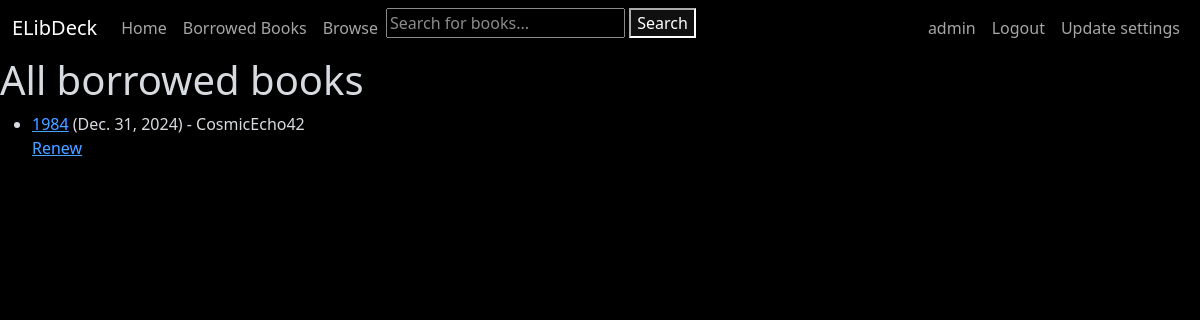
/librarian/borrowed (signed in), run on an earlier commit of the app's database.
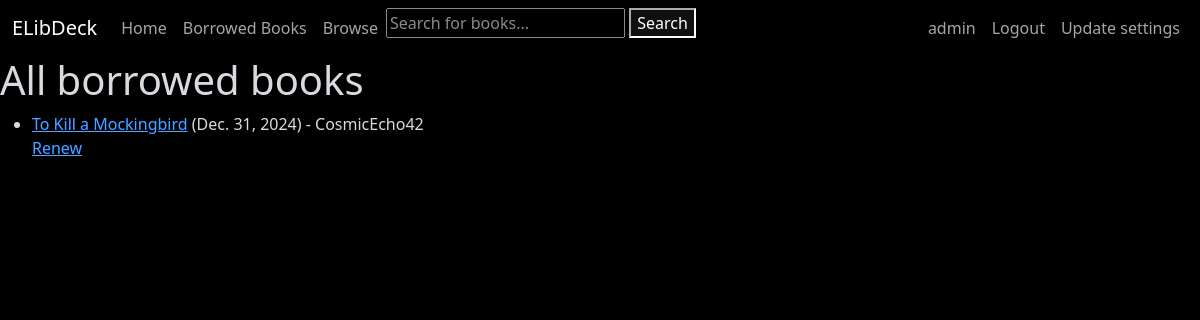
And on a later commit of the database.
### books_catalog/models.py (models this page shows, shortened)
class BookInstance(models.Model):
    id = models.UUIDField(primary_key=True, default=uuid.uuid4,
                          help_text="Unique ID for this particular book across whole library")
    book = models.ForeignKey('Book', on_delete=models.RESTRICT, null=True)
    imprint = models.CharField(max_length=200, blank=True, null=True)
    due_date = models.DateField(null=True, blank=True)
    borrower = models.ForeignKey(settings.AUTH_USER_MODEL, on_delete=models.SET_NULL, null=True, blank=True)
    LOAN_STATUS = (
        ('o', 'On loan'),
        ('a', 'Available'),
        ('r', 'Reserved'),
    )
    total_late_fee = models.DecimalField(max_digits=5, decimal_places=2, default=0.00)
    status = models.CharField(
        max_length=1,
        choices=LOAN_STATUS,
        blank=True,
        default='m',
        help_text='Book availability',
    )
    class Meta:
        ordering = ['due_date']
        permissions = (("can_mark_returned", "Set book as returned"),)
    @property
    def is_overdue(self):
        return bool(self.due_date and date.today() > self.due_date)

class Book(models.Model):
    title = models.CharField(max_length=255, blank=True, null=True, help_text='Title of book')
    author = models.ForeignKey('Author', on_delete=models.RESTRICT, null=True)
    summary = models.TextField(max_length=1000, help_text="Enter a brief description of the book.", blank=True,
                               null=True)
    isbn = models.CharField('ISBN', max_length=13, unique=True, help_text='13 character ISBN', blank=True, null=True)
    genre = models.ManyToManyField(Genre, help_text='Select a genre for this book.')
    cover_image = models.ImageField(upload_to='MEDIA_ROOT/covers/', blank=True, null=True)
    publication_date = models.IntegerField(blank=True, null=True, help_text='Date of publication')
    borrowers = models.ManyToManyField(settings.AUTH_USER_MODEL, blank=True, related_name="borrowed_books")
    class Meta:
        ordering = ['title', '-publication_date']

### users/models.py (models this page shows)
class User(AbstractUser):
    is_librarian = models.BooleanField(default=False)
    if is_librarian:
        psrn = models.CharField(
            max_length=255, default=uuid4, primary_key=True, editable=False, unique=True)
    def __str__(self):
        return self.username

### books_catalog/views.py (the view)
# urls.py: path('librarian/borrowed', views.AllLoanedListView.as_view(), name='all-borrowed-books'),
class AllLoanedListView(LoginRequiredMixin, generic.ListView):
    model = BookInstance
    permission_required = 'catalog.can_mark_returned'
    template_name = 'books_catalog/bookinstance_borrowed_all.html'
    context_object_name = 'bookinstance_list_all'
    paginate_by = 10
    def get_queryset(self):
        return (
            BookInstance.objects.filter(status__exact='o')
            .order_by('due_date')
        )

### books_catalog/templates/books_catalog/bookinstance_borrowed_all.html (shortened to what this page needs)
{% extends "generic.html" %}
{% block content %}
    {% if perms.books_catalog.can_mark_returned %}
        <h1>All borrowed books</h1>
        {% if bookinstance_list_all %}
            <ul>
                {% for bookinst in bookinstance_list_all %}
                    <li class="{% if bookinst.is_overdue %}text-danger{% endif %}">
                        <a href="{% url 'books_catalog:book-detail' bookinst.book.pk %}">{{ bookinst.book.title }}</a>
                        ({{ bookinst.due_date }}) - {{ bookinst.borrower }}
                        <br>
                        <a href="{% url 'books_catalog:renew-book-librarian' bookinst.id %}">Renew</a>
                    </li>
                {% endfor %}
            </ul>
        {% else %}
            <p>There are no books borrowed.</p>
        {% endif %}
    {% else %}
        <h1>You are not a librarian. No access for you.</h1>
    {% endif %}
{% endblock %}

What changed in the data, as far as the page shows it:
no longer on this page (row edited): BookInstance: book "1984", due_date "Dec. 31, 2024", borrower "CosmicEcho42"
now on this page (row edited): BookInstance: book "To Kill a Mockingbird", due_date "Dec. 31, 2024", borrower "CosmicEcho42"
